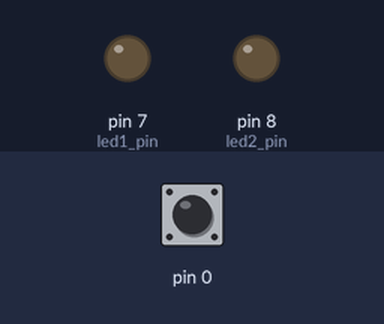
This sketch was run on a simulated Arduino Uno, built with avr-gcc and run on an emulated ATmega328P. On the bench: output pins drawn as LEDs (lit = HIGH). Dashed ring = blinking. Inputs (shaded band) come from the test bench; at power-on: pin 0 LOW.

Above: at 1.2 s.
1.3 s: pin 0 driven HIGH
At 2.4 s:
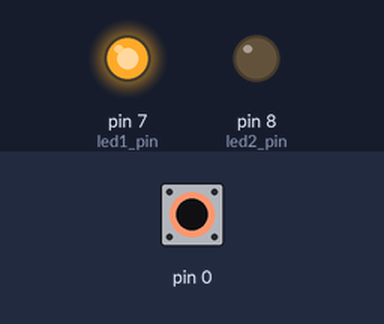
3.0 s: pin 0 pulsed LOW 5 times (0.12 s each, 0.3 s apart)
At 3.45 s:
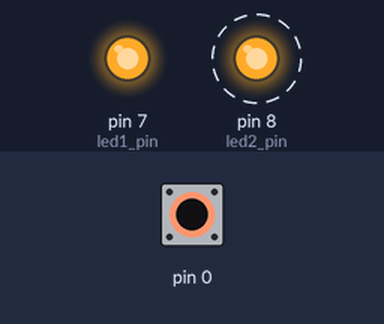
6.0 s: pin 0 pulsed LOW 2 times (0.12 s each, 0.3 s apart)
At 7.0 s:
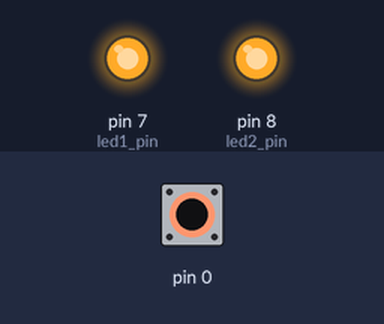
Timing chart, 0 to 9.0 s (numbered marks = the images above; inputs shaded):
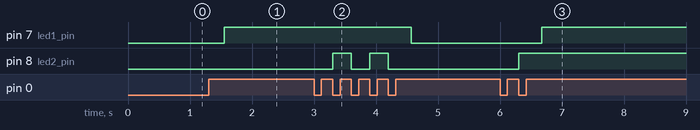

Measured:
- after the input at 1.3 s, pin 7 (led1_pin): LOW → HIGH after 0.25 s
- after the input at 3.0 s, pin 7 (led1_pin): HIGH → LOW after 1.6 s; pin 8 (led2_pin): alternates HIGH for 0.30 s and LOW for 0.30 s, 4 changes in all, then stays LOW, starting after 0.30 s
- after the input at 6.0 s, pin 7 (led1_pin): LOW → HIGH after 0.67 s; pin 8 (led2_pin): LOW → HIGH after 0.30 s

The sketch:

dualfunctionbutton.ino
```cpp
int button_pin = 9;
int led1_pin = 7;
int led2_pin = 8;

boolean led1_State = false;
boolean led2_State = false;

boolean buttonActive = false;
boolean longPress_Active = false;

int buttonTimer = 0;
int longTimer = 250;

void setup() {
  // put your setup code here, to run once:
pinMode (button_pin, INPUT);
pinMode (led1_pin, OUTPUT);
pinMode (led2_pin, OUTPUT);
}

void loop() {
  // put your main code here, to run repeatedly:
if (digitalRead (button_pin == HIGH)){
  if (buttonActive == false ){
    buttonActive = true;
    buttonTimer = millis();
  }

  if ((millis () - buttonTimer > longTimer ) && ( longPress_Active == false)){
    led1_State = !led1_State;
    digitalWrite (led1_pin, led1_State);
    longPress_Active = true;
  }
}
  else {
    if (buttonActive == true){
      if (longPress_Active == true){
        longPress_Active = false;
      }
      else {
        led2_State = !led2_State;
        digitalWrite (led2_pin, led2_State);
      }
      buttonActive = false;
      }
  }

}
```
